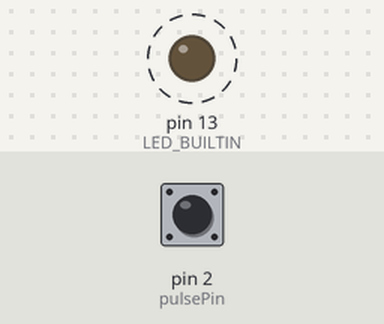
Simulated run of this sketch. Board: Arduino Uno, built with avr-gcc and run on an emulated ATmega328P. On the bench: output pins drawn as LEDs (lit = HIGH). Dashed ring = blinking. Inputs (shaded band) come from the test bench; at power-on: pin 2 (pulsePin) HIGH. What the sketch prints to the serial monitor is not drawn.

Above: at 0.5 s.
Timing chart, 0 to 4.6 s (numbered marks = the images above):
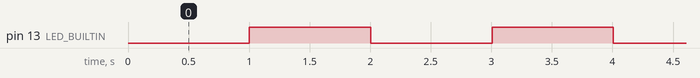

Measured:
- by itself, pin 13 (LED_BUILTIN): alternates HIGH for 1.0 s and LOW for 1.0 s

The sketch:

deadfoot.ino
```cpp
/*
 * The dead foot switch.
 * This piece of code can be used to hold your arduino at the end of the
 * setup function until to toggles a switch or remove a wire from a pin. We
 * will look at the latter. This is good to prevent the loop from running
 * until the user is ready
 * */
const uint8_t pulsePin = 2;

const uint32_t ledPer = 1000;
uint32_t ledClk = millis();

void setup() {
  Serial.begin(9600);

  pinMode(LED_BUILTIN, OUTPUT);
  pinMode(pulsePin, INPUT_PULLUP);

  do {} while (!digitalRead(pulsePin));
}

void loop() {
  flashLed(millis(), &ledClk, ledPer, LED_BUILTIN);

  Serial.println(digitalRead(pulsePin));
}

void flashLed(uint32_t mils, uint32_t *clk, uint32_t per, uint8_t pin) {
  if (mils - *clk >= per) {
    *clk = mils;
    digitalWrite(pin, !digitalRead(pin));
  }
}
```
